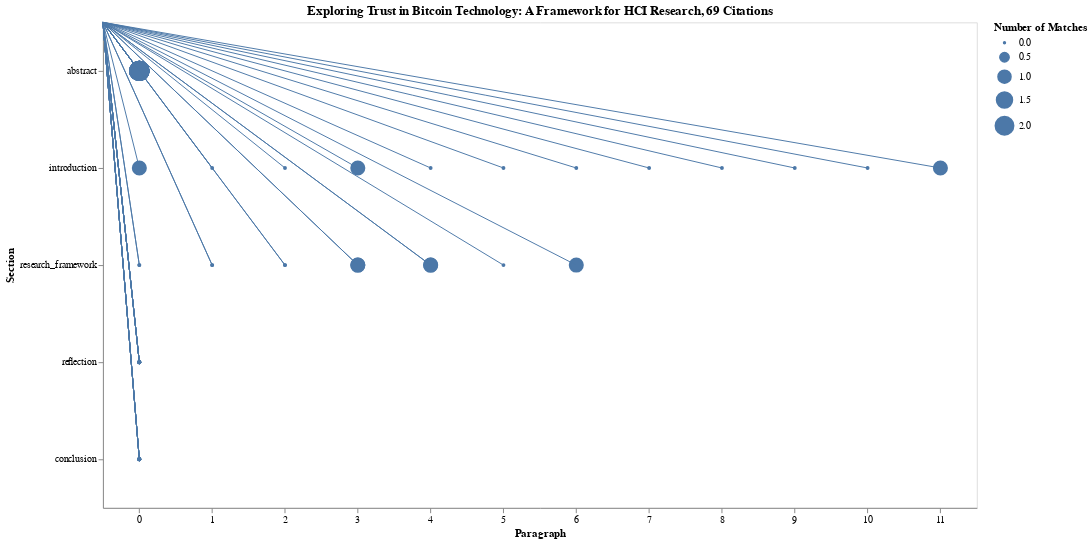

The code cell stored with this chart in its notebook:
### Markdown cell above
### Bitcoin Paper
Keywords: limitation, shortcoming, lack, fail

### Code cell
generate_beadplot('./output/bitcoin-limitation-shortcoming-lack-fail.csv',
                  "Exploring Trust in Bitcoin Technology: A Framework for HCI Research",
                 69)

### Figure 1 — Vega-Lite specification as saved in the notebook (floating-point values rounded to 4 significant figures)
{"config": {"view": {"continuousWidth": 400, "continuousHeight": 300}}, "layer": [{"mark": {"type": "circle", "opacity": 1, "stroke": "#4c78a8"}, "encoding": {"size": {"type": "quantitative", "field": "algo_score_raw", "title": "Number of Matches"}, "x": {"type": "nominal", "axis": {"labelAngle": 0}, "field": "Paragraph"}, "y": {"type": "nominal", "field": "Section", "sort": ["abstract", "introduction", "research_framework", "reflection", "conclusion"]}}, "height": 500, "title": "Exploring Trust in Bitcoin Technology: A Framework for HCI Research, 69 Citations", "width": 900}, {"mark": {"type": "rule", "stroke": "#4c78a8"}, "encoding": {"x": {"type": "nominal", "axis": {"labelAngle": 0}, "field": "Paragraph"}, "y": {"type": "nominal", "field": "Section", "sort": ["abstract", "introduction", "research_framework", "reflection", "conclusion"]}}, "height": 500, "width": 900}], "data": {"name": "data-6e2d43ed60413c22c5d9f30ad869b877"}, "$schema": "https://vega.github.io/schema/vega-lite/v4.8.1.json", "datasets": {"data-6e2d43ed60413c22c5d9f30ad869b877": [{"Unnamed: 0": 0, "Section": "abstract", "Paragraph": 0, "algo_score_raw": 2}, {"Unnamed: 0": 1, "Section": "abstract", "Paragraph": 0, "algo_score_raw": 2}, {"Unnamed: 0": 2, "Section": "abstract", "Paragraph": 0, "algo_score_raw": 2}, {"Unnamed: 0": 3, "Section": "abstract", "Paragraph": 0, "algo_score_raw": 2}, {"Unnamed: 0": 4, "Section": "abstract", "Paragraph": 0, "algo_score_raw": 2}, {"Unnamed: 0": 5, "Section": "abstract", "Paragraph": 0, "algo_score_raw": 2}, {"Unnamed: 0": 6, "Section": "abstract", "Paragraph": 0, "algo_score_raw": 2}, {"Unnamed: 0": 7, "Section": "abstract", "Paragraph": 0, "algo_score_raw": 2}, {"Unnamed: 0": 8, "Section": "abstract", "Paragraph": 0, "algo_score_raw": 2}, {"Unnamed: 0": 9, "Section": "abstract", "Paragraph": 0, "algo_score_raw": 2}, {"Unnamed: 0": 10, "Section": "abstract", "Paragraph": 0, "algo_score_raw": 2}, {"Unnamed: 0": 11, "Section": "abstract", "Paragraph": 0, "algo_score_raw": 2}, {"Unnamed: 0": 12, "Section": "introduction", "Paragraph": 0, "algo_score_raw": 1}, {"Unnamed: 0": 13, "Section": "introduction", "Paragraph": 1, "algo_score_raw": 0}, {"Unnamed: 0": 14, "Section": "introduction", "Paragraph": 2, "algo_score_raw": 0}, {"Unnamed: 0": 15, "Section": "introduction", "Paragraph": 3, "algo_score_raw": 1}, {"Unnamed: 0": 16, "Section": "introduction", "Paragraph": 4, "algo_score_raw": 0}, {"Unnamed: 0": 17, "Section": "introduction", "Paragraph": 5, "algo_score_raw": 0}, {"Unnamed: 0": 18, "Section": "introduction", "Paragraph": 6, "algo_score_raw": 0}, {"Unnamed: 0": 19, "Section": "introduction", "Paragraph": 7, "algo_score_raw": 0}, {"Unnamed: 0": 20, "Section": "introduction", "Paragraph": 8, "algo_score_raw": 0}, {"Unnamed: 0": 21, "Section": "introduction", "Paragraph": 9, "algo_score_raw": 0}, {"Unnamed: 0": 22, "Section": "introduction", "Paragraph": 10, "algo_score_raw": 0}, {"Unnamed: 0": 23, "Section": "introduction", "Paragraph": 11, "algo_score_raw": 1}, {"Unnamed: 0": 24, "Section": "research_framework", "Paragraph": 0, "algo_score_raw": 0}, {"Unnamed: 0": 25, "Section": "research_framework", "Paragraph": 1, "algo_score_raw": 0}, {"Unnamed: 0": 26, "Section": "research_framework", "Paragraph": 2, "algo_score_raw": 0}, {"Unnamed: 0": 27, "Section": "research_framework", "Paragraph": 3, "algo_score_raw": 1}, {"Unnamed: 0": 28, "Section": "research_framework", "Paragraph": 4, "algo_score_raw": 1}, {"Unnamed: 0": 29, "Section": "research_framework", "Paragraph": 5, "algo_score_raw": 0}, {"Unnamed: 0": 30, "Section": "research_framework", "Paragraph": 6, "algo_score_raw": 1}, {"Unnamed: 0": 31, "Section": "research_framework", "Paragraph": 0, "algo_score_raw": 0}, {"Unnamed: 0": 32, "Section": "research_framework", "Paragraph": 1, "algo_score_raw": 0}, {"Unnamed: 0": 33, "Section": "research_framework", "Paragraph": 2, "algo_score_raw": 0}, {"Unnamed: 0": 34, "Section": "research_framework", "Paragraph": 3, "algo_score_raw": 1}, {"Unnamed: 0": 35, "Section": "research_framework", "Paragraph": 4, "algo_score_raw": 1}, {"Unnamed: 0": 36, "Section": "reflection", "Paragraph": 0, "algo_score_raw": 0}, {"Unnamed: 0": 37, "Section": "reflection", "Paragraph": 0, "algo_score_raw": 0}, {"Unnamed: 0": 38, "Section": "reflection", "Paragraph": 0, "algo_score_raw": 0}, {"Unnamed: 0": 39, "Section": "reflection", "Paragraph": 0, "algo_score_raw": 0}, {"Unnamed: 0": 40, "Section": "reflection", "Paragraph": 0, "algo_score_raw": 0}, {"Unnamed: 0": 41, "Section": "reflection", "Paragraph": 0, "algo_score_raw": 0}, {"Unnamed: 0": 42, "Section": "reflection", "Paragraph": 0, "algo_score_raw": 0}, {"Unnamed: 0": 43, "Section": "reflection", "Paragraph": 0, "algo_score_raw": 0}, {"Unnamed: 0": 44, "Section": "reflection", "Paragraph": 0, "algo_score_raw": 0}, {"Unnamed: 0": 45, "Section": "reflection", "Paragraph": 0, "algo_score_raw": 0}, {"Unnamed: 0": 46, "Section": "reflection", "Paragraph": 0, "algo_score_raw": 0}, {"Unnamed: 0": 47, "Section": "reflection", "Paragraph": 0, "algo_score_raw": 0}, {"Unnamed: 0": 48, "Section": "conclusion", "Paragraph": 0, "algo_score_raw": 0}, {"Unnamed: 0": 49, "Section": "conclusion", "Paragraph": 0, "algo_score_raw": 0}, {"Unnamed: 0": 50, "Section": "conclusion", "Paragraph": 0, "algo_score_raw": 0}, {"Unnamed: 0": 51, "Section": "conclusion", "Paragraph": 0, "algo_score_raw": 0}, {"Unnamed: 0": 52, "Section": "conclusion", "Paragraph": 0, "algo_score_raw": 0}, {"Unnamed: 0": 53, "Section": "conclusion", "Paragraph": 0, "algo_score_raw": 0}, {"Unnamed: 0": 54, "Section": "conclusion", "Paragraph": 0, "algo_score_raw": 0}, {"Unnamed: 0": 55, "Section": "conclusion", "Paragraph": 0, "algo_score_raw": 0}, {"Unnamed: 0": 56, "Section": "conclusion", "Paragraph": 0, "algo_score_raw": 0}, {"Unnamed: 0": 57, "Section": "conclusion", "Paragraph": 0, "algo_score_raw": 0}, {"Unnamed: 0": 58, "Section": "conclusion", "Paragraph": 0, "algo_score_raw": 0}, {"Unnamed: 0": 59, "Section": "conclusion", "Paragraph": 0, "algo_score_raw": 0}]}}
